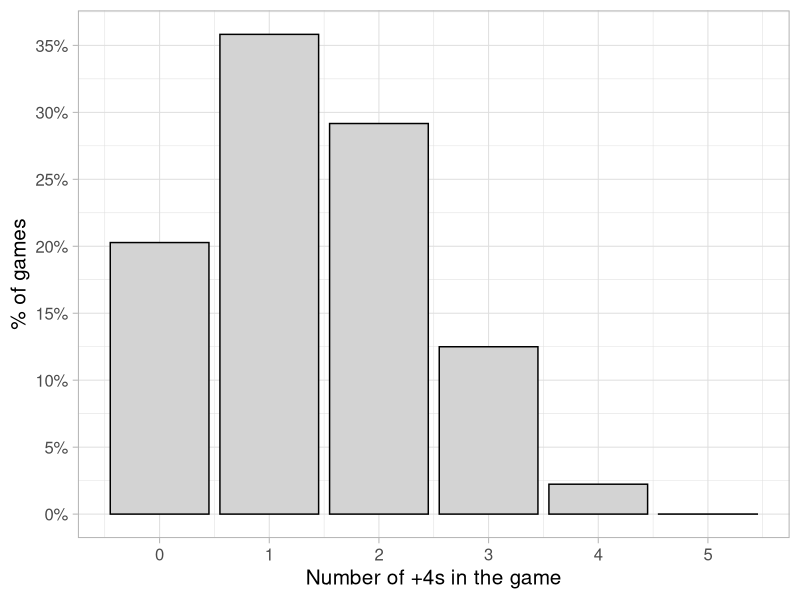

Generate this figure with R:
library(dplyr)
library(tidyr)
library(readr)
library(stringr)
library(ggplot2)

#setwd("~/repos/game-simulations/uno/")
d = read_csv("plus4_impact.csv") %>%
  gather("player", "plus4s", -winner, -replicate_id) %>%
  mutate(player = substr(player, 8, 8)) %>%
  mutate(winner = player == as.character(winner)) %>%
  select(replicate_id, player, winner, plus4s) %>%
  arrange(replicate_id, player)

# distribution os plus4s per game
d %>%
  group_by(replicate_id) %>%
  summarise(plus4s = sum(plus4s)) %>%
  count(plus4s) %>%
  mutate(p = n / sum(n)) %>%
  ggplot(aes(plus4s, p)) +
  geom_bar(stat = "identity", fill = "lightgrey", color = "black") +
  scale_y_continuous(name = "% of games",
                     labels = scales::percent,
                     breaks = seq(0, 1, by = .05)) +
  scale_x_continuous(name = "Number of +4s in the game",
                     breaks = 0:5) +
  theme_light(base_size = 15)

# proportion of games with at least 1 plus4
d %>%
  group_by(replicate_id) %>%
  summarise(plus4s = sum(plus4s)) %>%
  summarise(mean(plus4s > 0)) %>%
  pull()

# same proportion by player
d %>%
  group_by(player) %>%
  summarise(prop_had_plus4 = mean(plus4s > 0))

# games with at least 1 plus4
d_plus4 = d %>%
  group_by(replicate_id) %>%
  filter(sum(plus4s) > 0) %>%
  ungroup()

# same proportion by player, given that the game had at least 1 plus4
d_plus4 %>%
  group_by(player) %>%
  summarise(prop_had_plus4 = mean(plus4s > 0))

# proportion of games where the winner has the maximum number of plus4s
d_plus4 %>%
  group_by(replicate_id) %>%
  mutate(max_plus4s = max(plus4s)) %>%
  ungroup() %>%
  filter(winner) %>%
  summarise(mean(plus4s == max_plus4s)) %>%
  pull() %>%
  scales::percent(.01)

# proportion of games where the winner has at least 1 plus4
d_plus4 %>%
  filter(winner) %>%
  summarise(mean(plus4s > 0)) %>%
  pull() %>%
  scales::percent(.01)

# proportion of games where the next neighbor of someone who has a plus4 wins
game_winners = d_plus4 %>%
  filter(winner) %>%
  distinct(replicate_id, winner = player)

d_plus4 %>%
  filter(plus4s > 0) %>%
  group_by(replicate_id) %>%
  summarise(neighbors = paste((as.numeric(player) + 1) %% 4, collapse = ",")) %>%
  inner_join(game_winners, by = "replicate_id") %>%
  summarise(mean(str_detect(neighbors, winner))) %>%
  pull() %>%
  scales::percent(.01)









